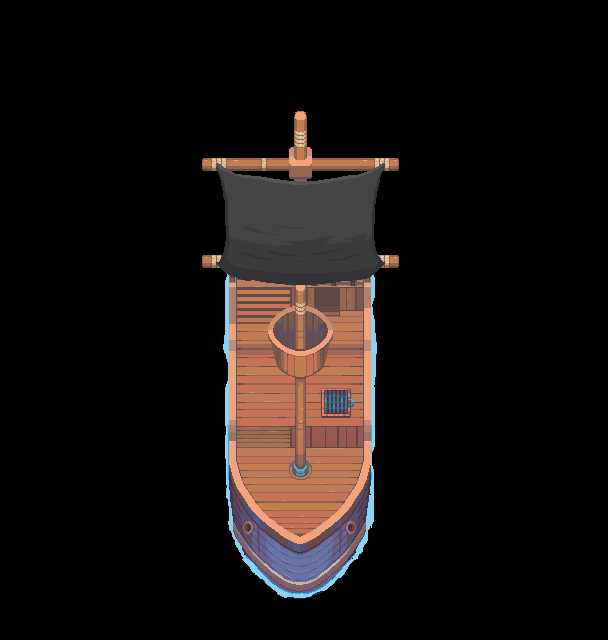

Below is a game level as drawn by its tile map, then a one-line description and the .tmx file that defines it, in full:
An orthogonal 19x20 tile map with 32x32 px tiles, 1 tile layer (ship-animations - down-idle-baked).

<map version="1.10" tiledversion="1.12.1" orientation="orthogonal" renderorder="right-down" width="19" height="20" tilewidth="32" tileheight="32" infinite="0" nextlayerid="2" nextobjectid="1">
 <tileset firstgid="1" source="ship-animations - down-idle-baked.tsx" />
 <layer id="1" name="ship-animations - down-idle-baked" width="19" height="20">
  <data encoding="csv">
0,0,0,0,0,0,0,0,0,0,0,0,0,0,0,0,0,0,0,
0,0,0,0,0,0,0,0,0,0,0,0,0,0,0,0,0,0,0,
0,0,0,0,0,0,0,0,0,0,0,0,0,0,0,0,0,0,0,
0,0,0,0,0,0,0,0,0,238,0,0,0,0,0,0,0,0,0,
0,0,0,0,0,0,311,312,313,314,315,316,317,0,0,0,0,0,0,
0,0,0,0,0,0,387,388,389,390,391,392,393,0,0,0,0,0,0,
0,0,0,0,0,0,463,464,465,466,467,468,0,0,0,0,0,0,0,
0,0,0,0,0,0,539,540,541,542,543,544,545,0,0,0,0,0,0,
0,0,0,0,0,0,615,616,617,618,619,620,621,0,0,0,0,0,0,
0,0,0,0,0,0,0,692,693,694,695,696,0,0,0,0,0,0,0,
0,0,0,0,0,0,767,768,769,770,771,772,0,0,0,0,0,0,0,
0,0,0,0,0,0,843,844,845,846,847,848,0,0,0,0,0,0,0,
0,0,0,0,0,0,0,920,921,922,923,924,0,0,0,0,0,0,0,
0,0,0,0,0,0,0,996,997,998,999,1000,0,0,0,0,0,0,0,
0,0,0,0,0,0,0,1072,1073,1074,1075,1076,0,0,0,0,0,0,0,
0,0,0,0,0,0,0,1148,1149,1150,1151,1152,0,0,0,0,0,0,0,
0,0,0,0,0,0,0,1224,1225,1226,1227,1228,0,0,0,0,0,0,0,
0,0,0,0,0,0,0,1300,1301,1302,1303,1304,0,0,0,0,0,0,0,
0,0,0,0,0,0,0,0,1377,1378,1379,0,0,0,0,0,0,0,0,
0,0,0,0,0,0,0,0,0,0,0,0,0,0,0,0,0,0,0
</data>
 </layer>
</map>
